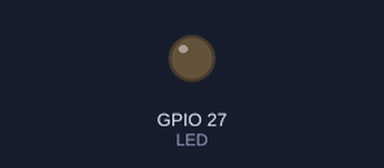
Bench run of a sketch on a simulated ESP32. Shown: output pins drawn as LEDs (lit = HIGH).

Above: at 0.18 s.
At 39.3 s:
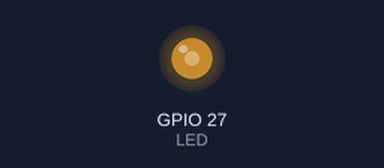
Timing chart, 0 to 40.0 s (numbered marks = the images above):
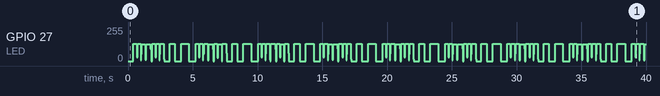

The sketch:

music.ino
```cpp
#define LED 27   // ต่อกับ Piezo หรือ LED

hw_timer_t *My_timer = NULL;

// ===== โน้ตดนตรี (Octave 6) =====
#define C6 1047
#define D6 1175
#define E6 1319
#define F6 1397
#define G6 1568
#define A6 1760
#define B6 1976
#define C7 2093
#define REST 0

// ===== ทำนอง: -ซซซ ลซมซ -ล-ด =====
int melody[] = {
  REST,
  G6, G6, G6,
  A6, G6, E6, G6,
  REST,
  A6,
  REST,
  C7
};

// ===== ความยาวโน้ต (ms) =====
int noteDuration[] = {
  300,            // -
  250, 250, 300, // ซ ซ ซ
  350, 250, 250, 300, // ล ซ ม ซ
  300,            // -
  400,            // ล
  300,            // -
  600             // ด (จบวลี)
};

int totalNotes = sizeof(melody) / sizeof(melody[0]);

int noteIndex = 0;
unsigned long lastNoteTime = 0;
bool isGap = false;

// ===== Timer ISR =====
void IRAM_ATTR onTimer()
{
  digitalWrite(LED, !digitalRead(LED));
}

// ===== เปลี่ยนความถี่ตามโน้ต =====
void playNote(int freq)
{
  if (freq == REST) {
    digitalWrite(LED, LOW);
    // ตั้ง alarm ยาว ๆ เพื่อให้เงียบ
    timerAlarm(My_timer, 1000000, true, 0);
    return;
  }

  int s = 1000000 / freq / 2; // half period
  timerAlarm(My_timer, s, true, 0);
}

void setup()
{
  pinMode(LED, OUTPUT);

  My_timer = timerBegin(1000000);          // Timer 1 MHz
  timerAttachInterrupt(My_timer, &onTimer);

  // เริ่มต้นแบบเงียบ
  timerAlarm(My_timer, 1000000, true, 0);

  // เล่นโน้ตแรก
  playNote(melody[noteIndex]);
  lastNoteTime = millis();
}

void loop()
{
  unsigned long now = millis();

  if (!isGap) {
    // ===== ช่วงเล่นโน้ต =====
    if (now - lastNoteTime >= noteDuration[noteIndex]) {
      playNote(REST);          // หยุดเสียง
      lastNoteTime = now;
      isGap = true;
    }
  } else {
    // ===== ช่วงเว้นจังหวะ =====
    int gapDuration = noteDuration[noteIndex] * 0.25; // เว้น 25%

    if (now - lastNoteTime >= gapDuration) {
      noteIndex++;
      if (noteIndex >= totalNotes) {
        noteIndex = 0; // วนเพลง
      }

      playNote(melody[noteIndex]);
      lastNoteTime = now;
      isGap = false;
    }
  }
}
```
